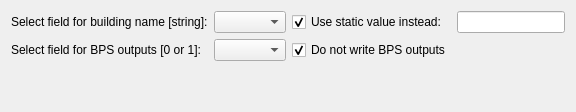
                    <widget class="QWidget" name="buildingNameBPS">
                     <attribute name="title">
                      <string>Building Name and BPS</string>
                     </attribute>
                     <layout class="QGridLayout" name="gridLayout_33">
                      <item row="1" column="0">
                       <widget class="QLabel" name="label_17">
                        <property name="text">
                         <string>Select field for BPS outputs [0 or 1]:</string>
                        </property>
                       </widget>
                      </item>
                      <item row="0" column="0">
                       <widget class="QLabel" name="label_12">
                        <property name="text">
                         <string>Select field for building name [string]:</string>
                        </property>
                       </widget>
                      </item>
                      <item row="1" column="1">
                       <widget class="QgsFieldComboBox" name="cb_bBPS">
                        <property name="allowEmptyFieldName">
                         <bool>false</bool>
                        </property>
                       </widget>
                      </item>
                      <item row="0" column="1">
                       <widget class="QgsFieldComboBox" name="cb_bName">
                        <property name="sizePolicy">
                         <sizepolicy hsizetype="Expanding" vsizetype="Fixed">
                          <horstretch>0</horstretch>
                          <verstretch>0</verstretch>
                         </sizepolicy>
                        </property>
                       </widget>
                      </item>
                      <item row="0" column="3" alignment="Qt::AlignRight">
                       <widget class="QLineEdit" name="le_bName"/>
                      </item>
                      <item row="2" column="1">
                       <spacer name="verticalSpacer_4">
                        <property name="orientation">
                         <enum>Qt::Vertical</enum>
                        </property>
                        <property name="sizeHint" stdset="0">
                         <size>
                          <width>20</width>
                          <height>40</height>
                         </size>
                        </property>
                       </spacer>
                      </item>
                      <item row="0" column="2">
                       <widget class="QCheckBox" name="chk_bName">
                        <property name="layoutDirection">
                         <enum>Qt::LeftToRight</enum>
                        </property>
                        <property name="text">
                         <string>Use static value instead:</string>
                        </property>
                        <property name="checkable">
                         <bool>true</bool>
                        </property>
                        <property name="checked">
                         <bool>true</bool>
                        </property>
                       </widget>
                      </item>
                      <item row="1" column="2">
                       <widget class="QCheckBox" name="chk_bBPS">
                        <property name="text">
                         <string>Do not write BPS outputs</string>
                        </property>
                        <property name="checked">
                         <bool>true</bool>
                        </property>
                       </widget>
                      </item>
                     </layout>
                    </widget>
